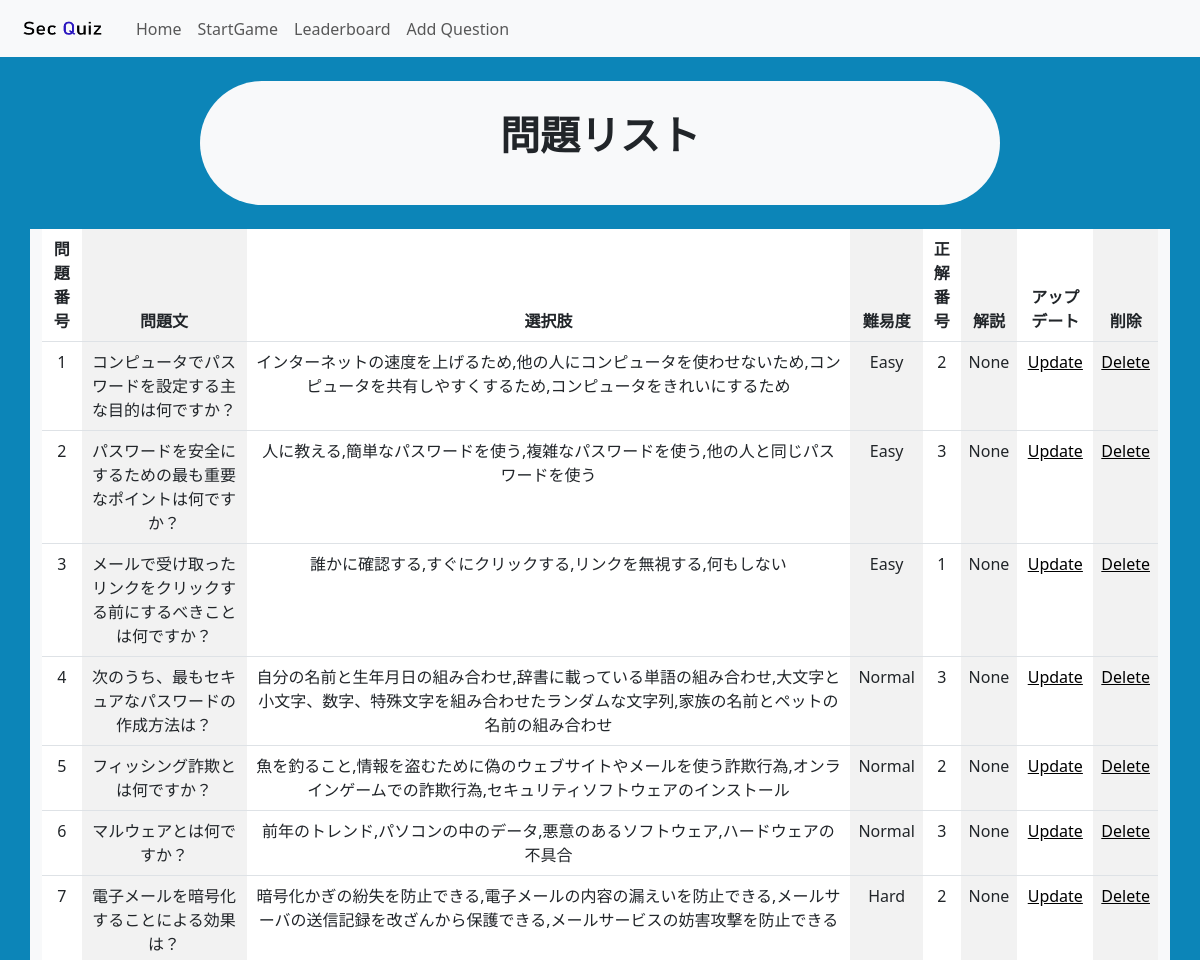
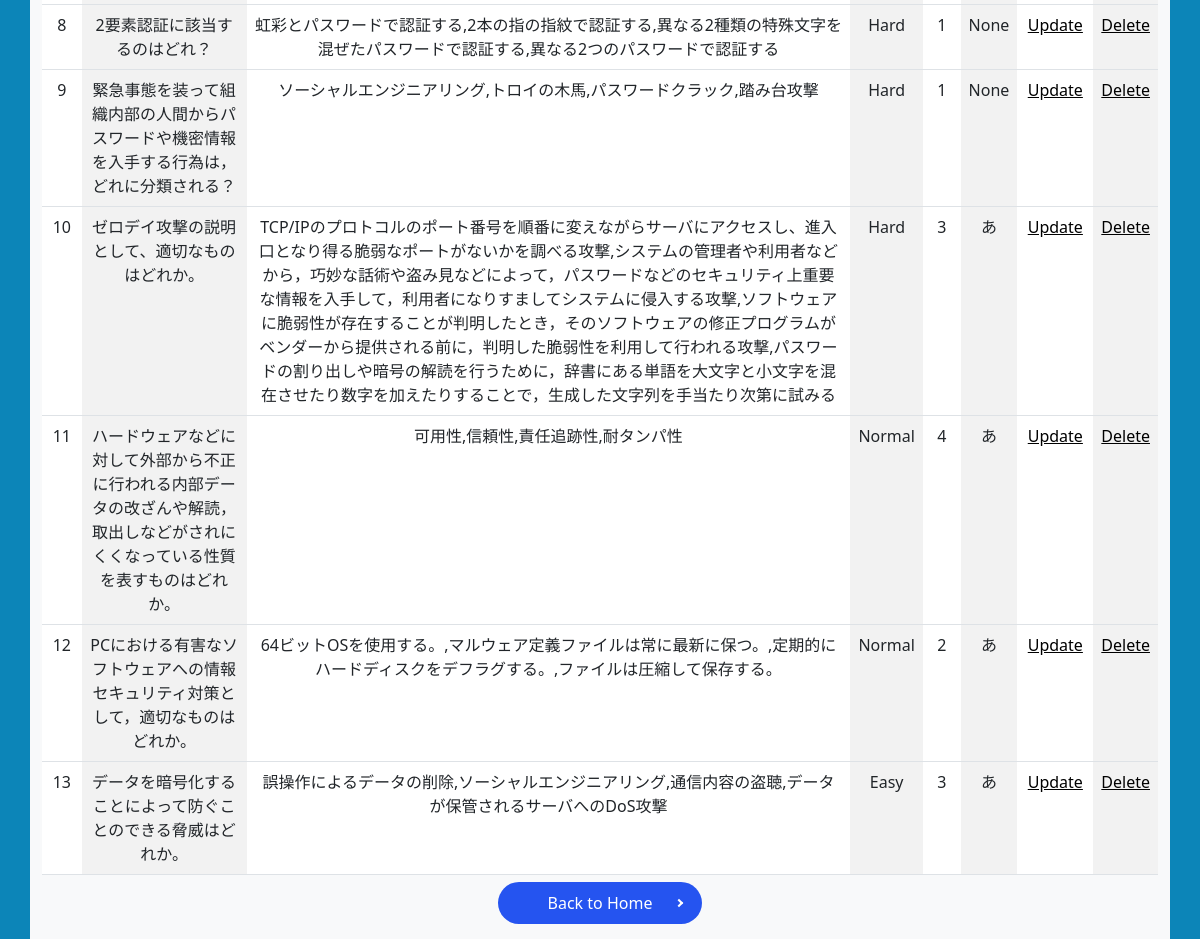
The app's page /questions_manager with its own data (2 pictures, top to bottom).
### app.py (models this page shows)
class Question(db.Model):
    id = db.Column(db.Integer, primary_key=True)
    text = db.Column(db.Text, nullable=False)
    choices = db.Column(db.Text, nullable=False)
    difficulty = db.Column(db.String(50), nullable=False)
    correct_choice = db.Column(db.Integer, nullable=False)
    explain = db.Column(db.Text, nullable=True)

### app.py (the view)
@app.route("/questions_manager")
def list_questions_manager():
    questions = Question.query.all()
    number = 0
    numque =[]
    for question in questions:
        number = number + 1
        numque.append((number,question))
    return render_template("manager/question_list.html", numque=numque)

### templates/manager/question_list.html (shortened to what this page needs)
{% extends 'base.html' %}
{% block body %}
<link rel="stylesheet" href="../../static/css/background.css">
<link rel="stylesheet" href="../../static/css/yajirusi_button.css">
<nav class="navbar navbar-expand-lg bg-body-tertiary">
    <div class="container-fluid">
        <a class="navbar-brand" href="/">
            <img src="../static/image/secquiz_logo.png" alt="Logo" width="100" height="30"
                class="d-inline-block align-text-top">
        </a>
        <div class="collapse navbar-collapse" id="navbarNav">
            <ul class="navbar-nav">
                <li class="nav-item">
                    <a class="nav-link" aria-current="page" href="/manager">Home</a>
                </li>
                <li class="nav-item">
                    <a class="nav-link" href="/start_game">StartGame</a>
                </li>
                <li class="nav-item">
                    <a class="nav-link" href="/leaderboard">Leaderboard</a>
                </li>
                <li class="nav-item">
                    <a class="nav-link" href="/add_question_form">Add Question</a>
                </li>
            </ul>
        </div>
    </div>
</nav><br>
<div class="container-sm bg-light rounded-pill" style="width: 800px;"><br>
    <p class="fs-1 fw-bold text-center">問題リスト</p><br>
</div><br>
<div class="container-sm bg-light text-center" style="width: 1600px;">
    <table class="table table-striped-columns">
        <thead>
            <tr>
                <th>問題番号</th>
                <th>問題文</th>
                <th>選択肢</th>
                <th>難易度</th>
                <th>正解番号</th>
                <th>解説</th>
                <th>アップデート</th>
                <th>削除</th>
            </tr>
        </thead>
        <tbody>
            {% for number, question in numque %}
            <tr>
                <td>{{ number }}</td>
                <td>{{ question.text }}</td>
                <td>{{ question.choices }}</td>
                <td>{{ question.difficulty }}</td>
                <td>{{ question.correct_choice }}</td>
                <td>{{ question.explain }}</td>
                <td><a href="/update/{{ question.id }}" role="button">Update</a> </td>
                <td><a href="/delete/{{ question.id }}" role="button">Delete</a> </td>
            </tr>
            {% endfor %}
        </tbody>
    </table>
    <div class="">
        <a href="/manager" class="button mb_top">Back to Home</a>
    </div><br>
</div>
{% endblock %}

### static/css/background.css (style rules this page uses)
a { color: #000000; }
html,body { height: 100%; }
.mb_top { margin-top: 5em; }

### static/css/yajirusi_button.css (style rules this page uses)
.button { position: relative; padding: 10px 50px; color: #fff; border-radius: 50vh; background-color: #2554f0; text-decoration: none; }
.button::after { content: ''; position: absolute; right: 20px; top: 50%; width: 6px; height: 6px; border-top: 2px solid #fff; border-right: 2px solid #fff; transform: translate(0, -50%) rotate(45deg); }

### records on screen
Question: id "1", text "コンピュータでパスワードを設定する主な目的は何ですか？", choices "インターネットの速度を上げるため,他の人にコンピュータを使わせないため,コンピュータを共有しやすくするため,コンピュータをきれいにするため", difficulty "Easy", correct_choice "2", explain "None"
Question: id "2", text "パスワードを安全にするための最も重要なポイントは何ですか？", choices "人に教える,簡単なパスワードを使う,複雑なパスワードを使う,他の人と同じパスワードを使う", difficulty "Easy", correct_choice "3", explain "None"
Question: id "3", text "メールで受け取ったリンクをクリックする前にするべきことは何ですか？", choices "誰かに確認する,すぐにクリックする,リンクを無視する,何もしない", difficulty "Easy", correct_choice "1", explain "None"
Question: id "4", text "次のうち、最もセキュアなパスワードの作成方法は？", choices "自分の名前と生年月日の組み合わせ,辞書に載っている単語の組み合わせ,大文字と小文字、数字、特殊文字を組み合わせたランダムな文字列,家族の名前とペットの名前の組み合わせ", difficulty "Normal", correct_choice "3", explain "None"
Question: id "5", text "フィッシング詐欺とは何ですか？", choices "魚を釣ること,情報を盗むために偽のウェブサイトやメールを使う詐欺行為,オンラインゲームでの詐欺行為,セキュリティソフトウェアのインストール", difficulty "Normal", correct_choice "2", explain "None"
Question: id "6", text "マルウェアとは何ですか？", choices "前年のトレンド,パソコンの中のデータ,悪意のあるソフトウェア,ハードウェアの不具合", difficulty "Normal", correct_choice "3", explain "None"
Question: id "7", text "電子メールを暗号化することによる効果は？", choices "暗号化かぎの紛失を防止できる,電子メールの内容の漏えいを防止できる,メールサーバの送信記録を改ざんから保護できる,メールサービスの妨害攻撃を防止できる", difficulty "Hard", correct_choice "2", explain "None"
Question: id "8", text "2要素認証に該当するのはどれ？", choices "虹彩とパスワードで認証する,2本の指の指紋で認証する,異なる2種類の特殊文字を混ぜたパスワードで認証する,異なる2つのパスワードで認証する", difficulty "Hard", correct_choice "1", explain "None"
Question: id "9", text "緊急事態を装って組織内部の人間からパスワードや機密情報を入手する行為は，どれに分類される？", choices "ソーシャルエンジニアリング,トロイの木馬,パスワードクラック,踏み台攻撃", difficulty "Hard", correct_choice "1", explain "None"
Question: id "10", text "ゼロデイ攻撃の説明として、適切なものはどれか。", choices "TCP/IPのプロトコルのポート番号を順番に変えながらサーバにアクセスし、進入口となり得る脆弱なポートがないかを調べる攻撃,システムの管理者や利用者などから，巧妙な話術や盗み見などによって，パスワードなどのセキュリティ上重要な情報を入手して，利用者になりすましてシステムに侵入する攻撃,ソフトウェアに脆弱性が存在することが判明したとき，そのソフトウェアの修正プログラムがベンダーから提供される前に，判明した脆弱性を利用して行われる攻撃,パスワードの割り出しや暗号の解読を行うために，辞書にある単語を大文字と小文字を混在させたり数字を加えたりすることで，生成した文字列を手当たり次第に試みる", difficulty "Hard", correct_choice "3", explain "あ"
Question: id "11", text "ハードウェアなどに対して外部から不正に行われる内部データの改ざんや解読，取出しなどがされにくくなっている性質を表すものはどれか。", choices "可用性,信頼性,責任追跡性,耐タンパ性", difficulty "Normal", correct_choice "4", explain "あ"
Question: id "12", text "PCにおける有害なソフトウェアへの情報セキュリティ対策として，適切なものはどれか。", choices "64ビットOSを使用する。,マルウェア定義ファイルは常に最新に保つ。,定期的にハードディスクをデフラグする。,ファイルは圧縮して保存する。", difficulty "Normal", correct_choice "2", explain "あ"
Question: id "13", text "データを暗号化することによって防ぐことのできる脅威はどれか。", choices "誤操作によるデータの削除,ソーシャルエンジニアリング,通信内容の盗聴,データが保管されるサーバへのDoS攻撃", difficulty "Easy", correct_choice "3", explain "あ"
